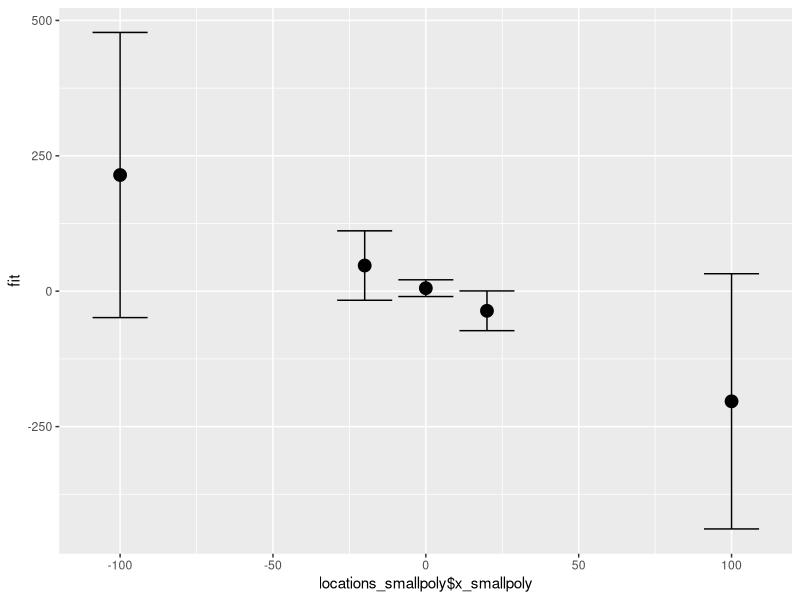
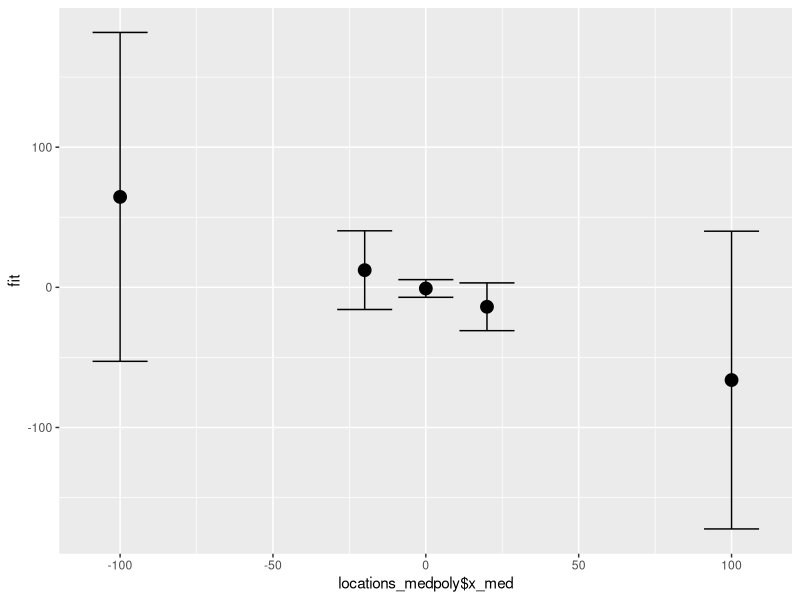
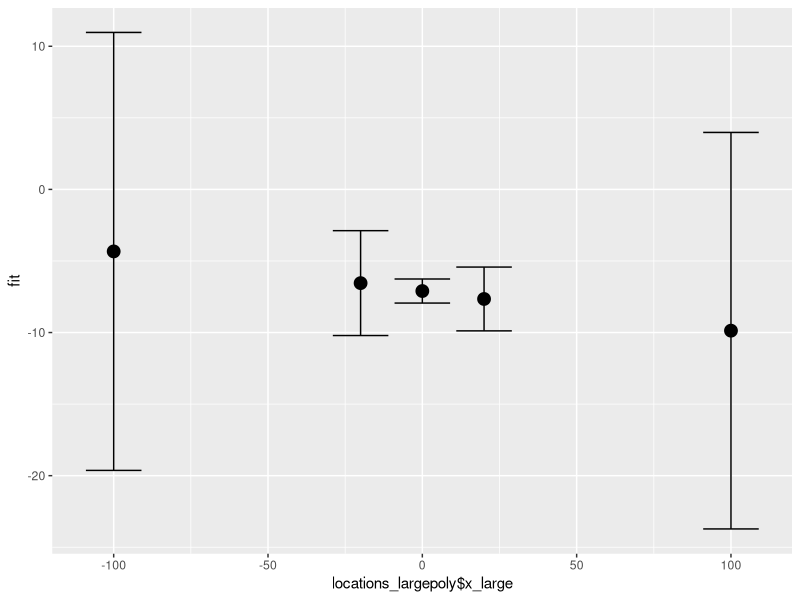
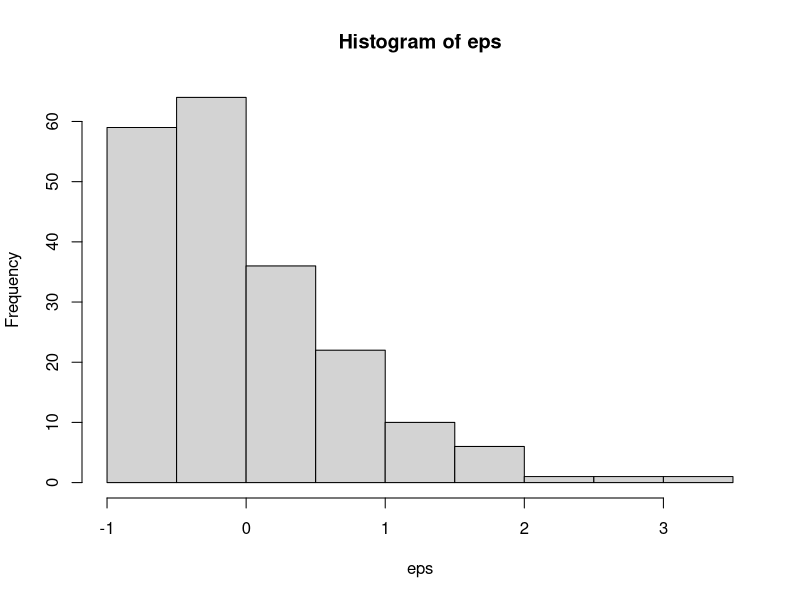

Reproduce these figures in R, in order.
## ---- chunk 1
knitr::opts_chunk$set(echo = TRUE)
## ---- chunk 2
require(ggplot2)
## ---- chunk 3
set.seed(1)
# Sample code to get started
n_small <- 20
n_med <- 100
n_large <- 5000
## ---- chunk 4
# TODO: randomize these for part e
b0 <- 10
b1 <- 2

# small sample size
x_smallpoly <- runif(n_small, 0, 10)
eps_smallpoly <- 3 * rnorm(n_small)
y_smallpoly <- b0 - b1 * (x_smallpoly - 5)^2 + eps_smallpoly


# med sample size
x_medpoly <- runif(n_med, 0, 10)
eps_medpoly <- 3 * rnorm(n_med)
y_medpoly <- b0 - b1 * (x_medpoly - 5)^2 + eps_medpoly

# lrg sample size
x_largepoly <- runif(n_large, 0, 10)
eps_largepoly <- 3 * rnorm(n_large)
y_largepoly <- b0 - b1 * (x_largepoly - 5)^2 + eps_largepoly

# part c, for each simulation:
# predict y-hat at several different locations using a confidence interval.
locations <- c(-100, -20, 0, 20, 100)
locations_smallpoly <- data.frame(x_smallpoly = locations)

lm_smallpoly <- lm(y_smallpoly ~ x_smallpoly)
yhat_smallpoly <- predict.lm(lm_smallpoly, newdata=locations_smallpoly, interval="confidence") # predict y_hat

summary(lm_smallpoly)$coef  # model coefficients
(confint(lm_smallpoly))
(anova(lm_smallpoly)$'Mean Sq'[2]) # MSE
(summary(lm_smallpoly)$coeff[,4])  # p-vals of our coeffs
## ---- chunk 5
locations_medpoly <- data.frame(x_medpoly = locations)
lm_medpoly <- lm(y_medpoly ~ x_medpoly)
yhat_medpoly <- predict.lm(lm_medpoly, newdata=locations_medpoly, interval="confidence")
(yhat_medpoly)
summary(lm_medpoly)$coef
(confint(lm_medpoly))
(anova(lm_medpoly)$'Mean Sq'[2])
(summary(lm_medpoly)$coeff[,4])
## ---- chunk 6
locations_largepoly <- data.frame(x_largepoly = locations)
lm_largepoly <- lm(y_largepoly ~ x_largepoly)
yhat_largepoly <- predict.lm(lm_largepoly, newdata=locations_largepoly, interval="confidence")
## ---- chunk 7
summary(lm_largepoly)$coef
(confint(lm_largepoly))
(anova(lm_largepoly)$'Mean Sq'[2])
(summary(lm_largepoly)$coeff[,4])
## ---- chunk 8
yhat_smallpoly <- data.frame(yhat_smallpoly)

ggplot(yhat_smallpoly, aes(x =locations_smallpoly$x_smallpoly, y = fit)) +
  geom_point(size = 4) +
  geom_errorbar(aes(ymax = yhat_smallpoly$upr, ymin = yhat_smallpoly$lwr))


yhat_medpoly <- data.frame(yhat_medpoly)

ggplot(yhat_medpoly, aes(x =locations_medpoly$x_med, y = fit)) +
  geom_point(size = 4) +
  geom_errorbar(aes(ymax = yhat_medpoly$upr, ymin = yhat_medpoly$lwr))


yhat_largepoly <- data.frame(yhat_largepoly)

ggplot(yhat_largepoly, aes(x =locations_largepoly$x_large, y = fit)) +
  geom_point(size = 4) +
  geom_errorbar(aes(ymax = yhat_largepoly$upr, ymin = yhat_largepoly$lwr))
## ---- chunk 9
# TODO: randomize these for part e
b0 <- 10
b1 <- 2

# small sample size
x_smallexp <- runif(n_small, 0, 10)
eps_smallexp <- 3 * rnorm(n_small)
y_smallexp <- b0 - b1 * exp(x_smallexp)^2 + eps_smallexp


# med sample size
x_medexp <- runif(n_med, 0, 10)
eps_medexp <- 3 * rnorm(n_med)
## ---- chunk 10
# Sample code to get started
n <- 200


# TODO randomize this for part e
b0 <- 10
b1 <- 2
eps_alpha <- 2
eps_beta <- 1/4


x <- runif(n, 0, 10)
eps <- (rgamma(n, eps_alpha, 1/eps_beta) - eps_alpha * eps_beta) * 2
y <- b0 - b1 * x + eps

hist(eps)
var(eps)
mean(eps)

## ---- chunk 11
#rpois()
## ---- chunk 12
# Sample code to get started
n <- 200
b0 <- 10
b1 <- 10

x <- runif(n, 0, 10)
eps <- rnorm(n, sd = 0.5 * x^2)
y <- b0 + b1 * x + eps

## ---- chunk 13
# Sample code to get started
n <- 200
b0 <- 10
b1 <- 10
rho <- 0.9
sigma <- 2

x <- runif(n, 0, 10)

eps <- arima.sim(model = list(ar = rho), n = n)

y <- b0 + b1 * x + eps

# OR...

eps <- rep(0, n)
e.ind <- rnorm(n, mean = 0, sd = (sigma / sqrt(1-rho^2)))
eps[1] <- e.ind[1]
for (i in 2:n) {
  eps[i] <- rho * eps[i-1] + e.ind[i]
}

y <- b0 + b1 * x + eps
## ---- chunk 14
n <- 20
b0 <- 10
b1 <- 3
b2 <- 7

simga <- 2

x1 <- runif(n, 0, 10)
x2 <- x1 + rnorm(n)
cor(x1, x2)


eps <- rnorm(n, sd = sigma)
y <- b0 + b1 * x1 + b2 * x2 + eps
